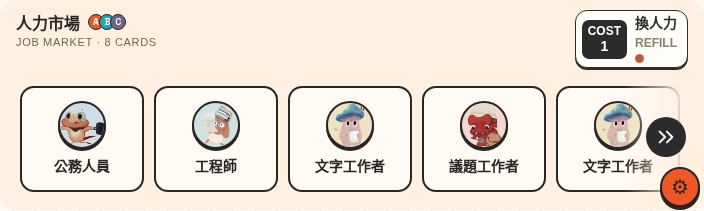
#> input picture packages/webapp/docs/game-room/issue-496/1280-market-1-idle.png, 704 x 211 px, found by its file name
$ python compose.py 390-market-1-idle.png 1280-1-idle.png 1280-1-idle.png
#> lines starting #> are read from the running program, lines starting #| are printed output that depends on the picture
"""Side-by-side sheets: ours (left) vs Figma / prototype / wireframe (right). Usage: compose.py SHOT_DIR OUT_DIR SHA"""
import sys
from PIL import Image, ImageDraw
shots, out, sha = sys.argv[1], sys.argv[2], sys.argv[3]
P = '/workspace/osv-prototype-capture'
F = '/workspace/figma-cache/browser-captures/Page 1'
W = '/workspace/jobs/restyle-batch2/plans/img/496'
def sheet(name, ours, ref, ref_label, label, h=700):
#> called with name = 'compare-idle-vs-figma-36-994.png', ours = '1280-market-1-idle.png', ref_label = 'Figma 36-994 (refill-1-1-1)', label = '1280 idle', h = 700
    a, b = Image.open(f'{shots}/{ours}').convert('RGB'), Image.open(ref).convert('RGB')
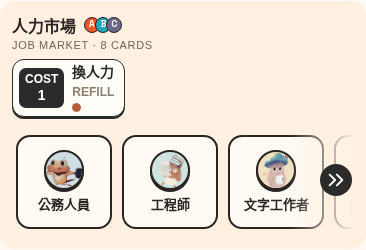
#> input picture packages/webapp/docs/game-room/issue-496/390-market-1-idle.png, 366 x 250 px, given in place of refill-1-1-1.png, which was not available
#> a is the input picture: PIL image 704x211 RGB; mean R, G, B 233.8, 222.3, 211.8
#> b is the input picture: PIL image 366x250 RGB; mean R, G, B 234.6, 223.6, 212.8
    b = b.resize((int(b.width * h / b.height), h)) if b.height > h else b
    a = a.resize((int(a.width * h / a.height), h)) if a.height > h else a
    im = Image.new('RGB', (a.width + b.width + 30, max(a.height, b.height) + 34), 'white')
#> im: PIL image 1100x284 RGB; every value is 255
    d = ImageDraw.Draw(im)
    d.text((8, 10), f'#496 candidate {sha[:10]}: {label}', fill='black')
    d.text((a.width + 38, 10), ref_label, fill='black')
    im.paste(a, (0, 34)); im.paste(b, (a.width + 30, 34))
#> after `im.paste(b, (a.width + 30, 34))`:
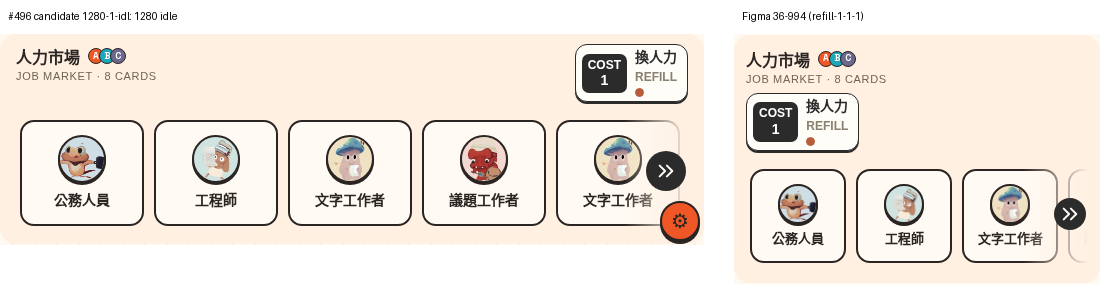
#> im: PIL image 1100x284 RGB; mean R, G, B 238.4, 229.7, 221.6
    im.save(f'{out}/{name}')
sheet('compare-idle-vs-figma-36-994.png', '1280-market-1-idle.png', f'{F}/refill-1-1-1.png', 'Figma 36-994 (refill-1-1-1)', '1280 idle')
sheet('compare-entered-vs-prototype-10.png', '1280-market-2-entered.png', f'{P}/10-remove-job-mode-enter-1280-crop.png', 'prototype 10-remove-job-mode-enter', '1280 entered')
#> call 2 of sheet, with name = 'compare-entered-vs-prototype-10.png', ours = '1280-market-2-entered.png', ref_label = 'prototype 10-remove-job-mode-enter', label = '1280 entered', h = 700
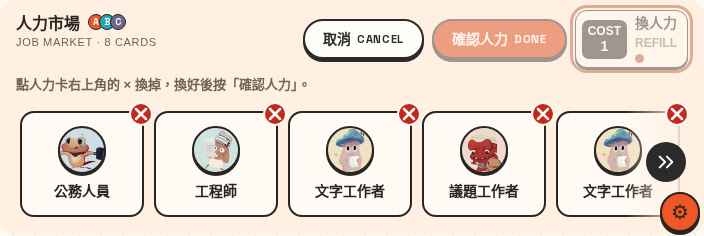
#> input picture packages/webapp/docs/game-room/issue-496/1280-market-2-entered.png, 704 x 236 px, found by its file name
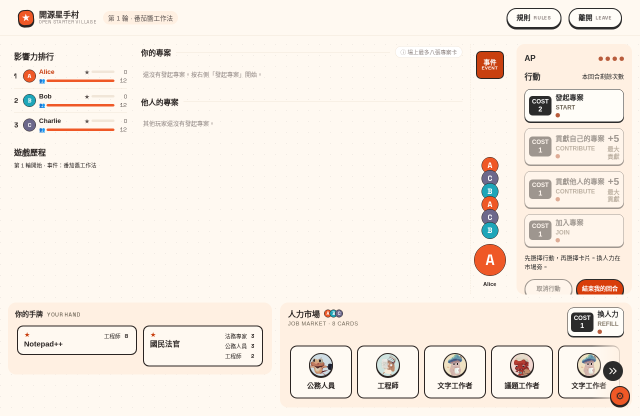
#> input picture packages/webapp/docs/game-room/issue-496/1280-1-idle.png, 1280 x 832 px, given in place of 10-remove-job-mode-enter-1280-crop.png, which was not available (shown at 1/2 size)
#> in sheet, a is the input picture: PIL image 704x236 RGB; mean R, G, B 233.4, 219.1, 208
#> in sheet, b is the input picture: PIL image 1280x832 RGB; mean R, G, B 246.3, 237.3, 228.2
#> in sheet (call 2), `b = b.resize((int(b.width * h / b.height), h)) if b.height > h else b`:
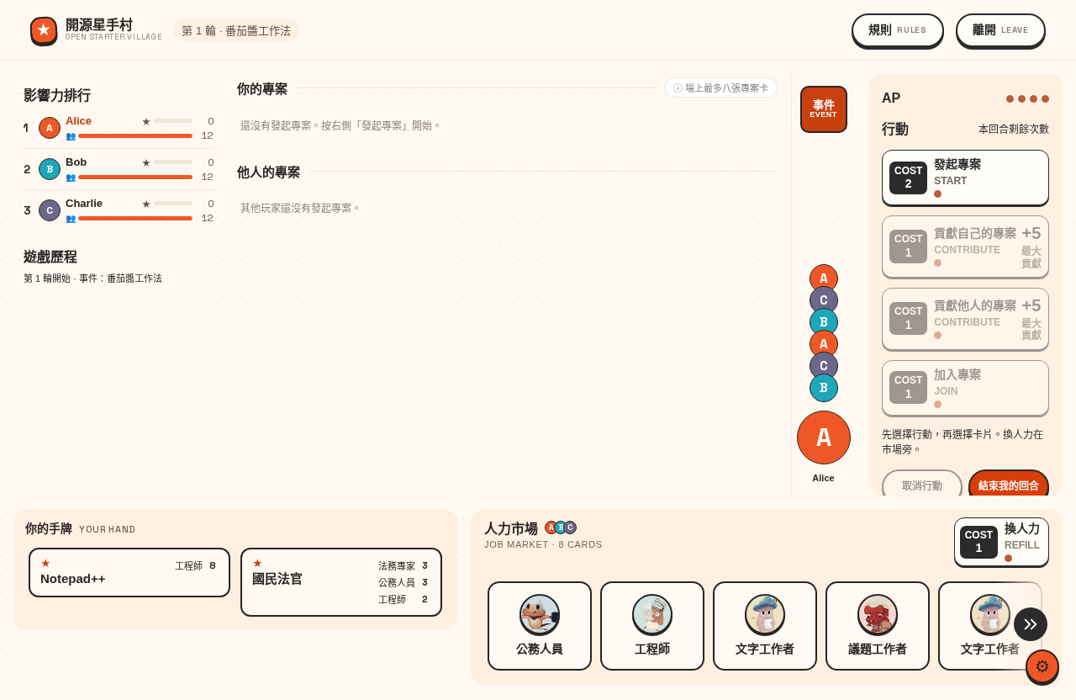
#> b: PIL image 1076x700 RGB; mean R, G, B 246.1, 237.3, 228.2
#> in sheet (call 2), `im = Image.new('RGB', (a.width + b.width + 30, max(a.height, b.height)..`: im: PIL image 1810x734 RGB; every value is 255
#> in sheet (call 2), `im.paste(b, (a.width + 30, 34))`:
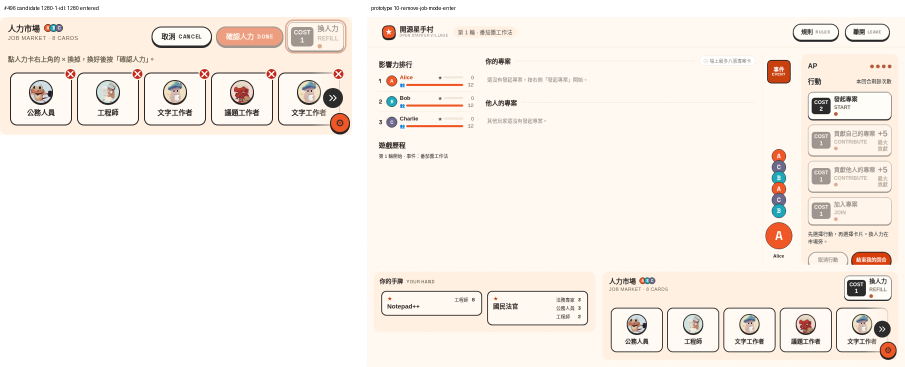
#> im: PIL image 1810x734 RGB (shown at 1/2 size); mean R, G, B 247.1, 240.3, 233.8
sheet('compare-entered-vs-figma-36-1445.png', '1280-market-2-entered.png', f'{F}/refill-1-1-2.png', 'Figma 36-1445 (refill-1-1-2)', '1280 entered')
sheet('compare-first-ghost-vs-prototype-13.png', '1280-market-3-first-ghost.png', f'{P}/13-remove-job-after-remove-1-via-keyboard-1280-crop.png', 'prototype 13 (first ghost)', '1280 first ghost')
#> call 4 of sheet, with name = 'compare-first-ghost-vs-prototype-13.png', ours = '1280-market-3-first-ghost.png', ref_label = 'prototype 13 (first ghost)', label = '1280 first ghost', h = 700
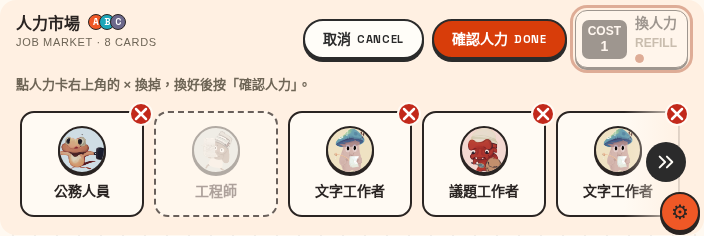
#> input picture packages/webapp/docs/game-room/issue-496/1280-market-3-first-ghost.png, 704 x 236 px, found by its file name
#> (the run stopped early here; a loop or call above may not have finished)
